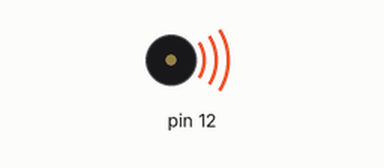
This sketch was run on a simulated Arduino Uno, built with avr-gcc and run on an emulated ATmega328P. On the bench: buzzer (waves = sounding). What the sketch prints to the serial monitor is not drawn.

Above: at 0.2 s.
Timing chart, 0 to 13.9 s (numbered marks = the images above):
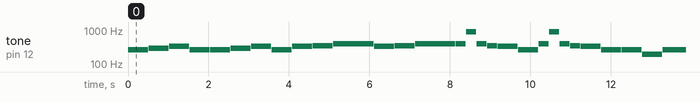

The sketch:

music.ino
```cpp
int bpm = 60;

int q = 500; // Quarter note

int R = 0;

int F = 349;
int E = 329;
int D = 293;
int C = 261;
int B = 493;
int A = 440;
int G = 391;
int F2 = 349;
int E2 = 329;

int songG[] = { G + B/2, G, G, G + B/2, D/2, B, D/2,
                G + B/2, G, G, G + B/2, D/2, B, D/2,
                G, F/2, G, A, B + G, A + C,
                B + D, B + D, R};

int songJ[] = { C, D, E, C,
                C, D, E, C,
                E, F, G,
                E, F, G,
                G, A*2, G, F, E, C,
                G, A*2, G, F, E, C,
                C, G/2, C,
                C, G/2, C};

int songE[] = {};
int songTempG[] = { q, q/2, q/4, q, q/2, q, q/2,
                    q, q/2, q/4, q, q/2, q, q/2,
                    q/2, q/2, q/2, q/2, q/2, q/2,
                    q, q, q};

int songTempJ[] = { q, q, q, q,
                    q, q, q, q,
                    q, q, q*2,
                    q, q, q*2,
                    q/2, q/2, q/2, q/2, q, q,
                    q/2, q/2, q/2, q/2, q, q,
                    q, q, q*2,
                    q, q, q*2};

int songTempE[] = {};


void setup()
{
   Serial.begin(9600);
}

void loop()
{
    for (byte i = 0; i < (sizeof(songJ) / sizeof(songJ[0])); i++){
        tone(12, songJ[i]);
        Serial.print(songJ[i]);
        Serial.print("  ");
        Serial.println(songTempJ[i]);
        delay(songTempJ[i]);
        noTone(12);
        delay(10);
    }
    delay(5000);
}
```

Measured:
- by itself, tone on pin 12: plays 261 Hz for 0.50 s, 293 Hz for 0.50 s, 329 Hz for 0.50 s, 261 Hz for 0.50 s, 261 Hz for 0.50 s, 293 Hz for 0.50 s … (196 notes in this stretch)
